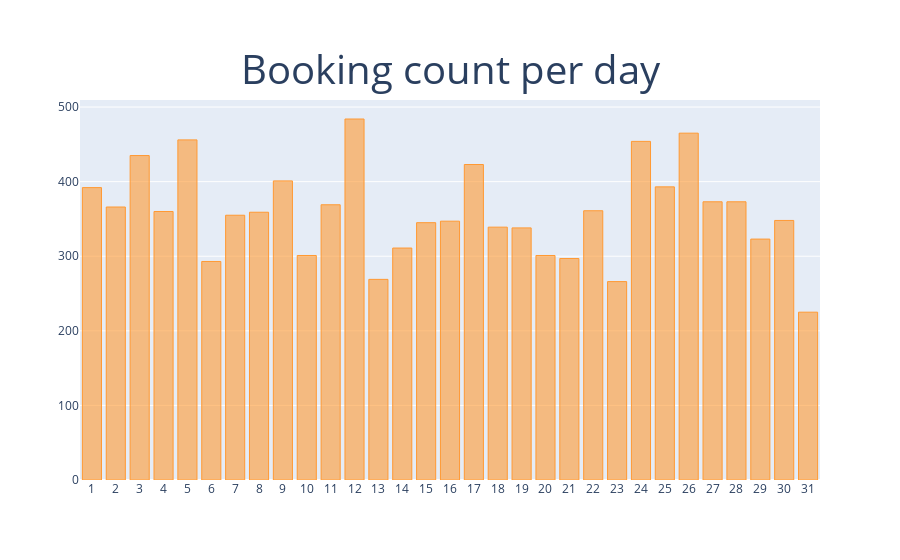
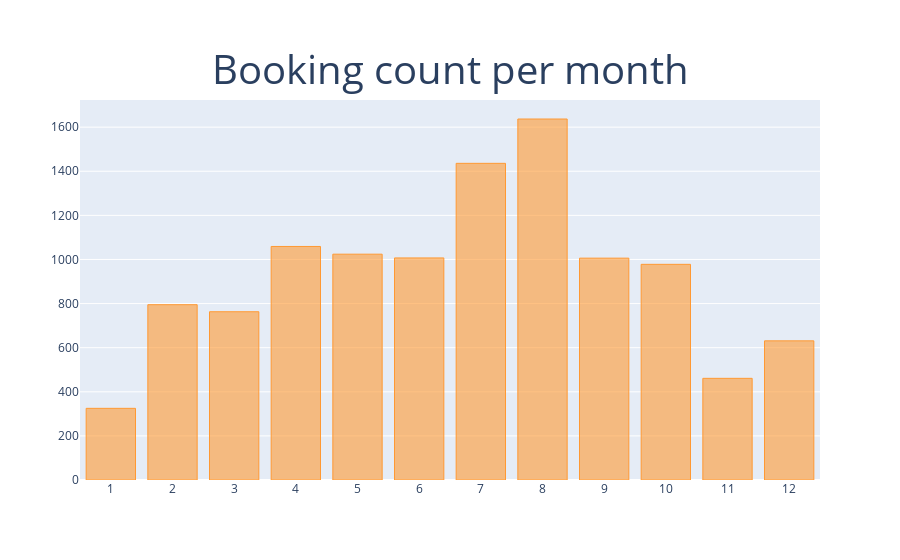
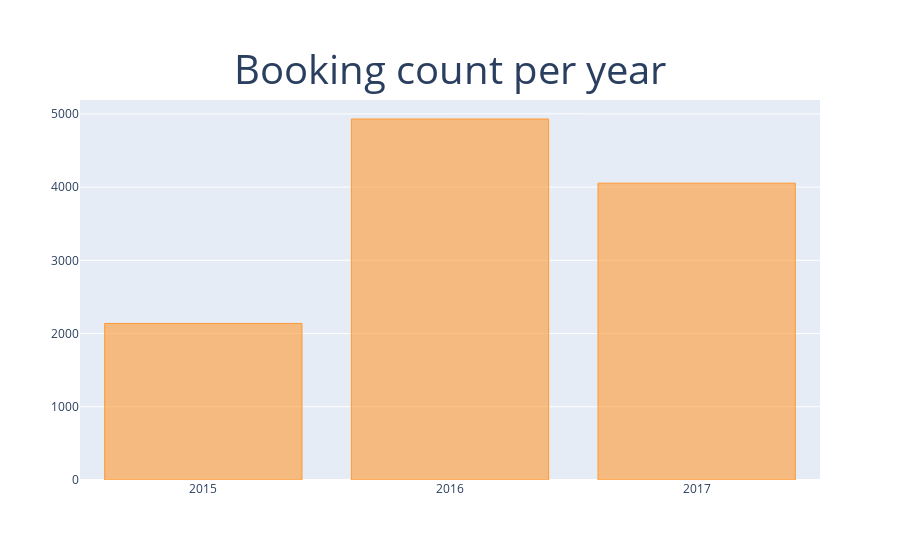

Write notebook code for charts like these, in order.
### Code cell
# 예약취소 데이터 공제한 데이터로 연도,월, 일자별로 건수 분포도 시각화
dates = ['day','month','year']

for date in dates:
    df = no_cancel_resort.groupby(date).agg({'hotel':'count'}).rename(columns={'hotel':'Counts'})
    layout = {
        'title':{
            'text':f'Booking count per {date}',
            'font':{
                'size':40
            },
            'x':0.5,
            'y':0.9
        },
        'xaxis':{
            'showticklabels':True,
            'dtick':1
        }
    }
    df.iplot(kind='bar', theme='white', layout=layout)

### Figure 1 — Plotly figure (JSON) as saved in the notebook; plotly's stock layout.template omitted (floating-point values rounded to 4 significant figures)
{"data": [{"marker": {"color": "rgba(255, 153, 51, 0.6)", "line": {"color": "rgba(255, 153, 51, 1.0)", "width": 1}}, "name": "Counts", "orientation": "v", "text": "", "type": "bar", "x": [1, 2, 3, 4, 5, 6, 7, 8, 9, 10, 11, 12, 13, 14, 15, 16, 17, 18, 19, 20, 21, 22, 23, 24, 25, 26, 27, 28, 29, 30, 31], "y": [392, 366, 435, 360, 456, 293, 355, 359, 401, 301, 369, 484, 269, 311, 345, 347, 423, 339, 338, 301, 297, 361, 266, 454, 393, 465, 373, 373, 323, 348, 225]}], "layout": {"title": {"font": {"size": 40}, "text": "Booking count per day", "x": 0.5, "y": 0.9}, "xaxis": {"dtick": 1, "showticklabels": true}}}

### Figure 2 — Plotly figure (JSON) as saved in the notebook; plotly's stock layout.template omitted (floating-point values rounded to 4 significant figures)
{"data": [{"marker": {"color": "rgba(255, 153, 51, 0.6)", "line": {"color": "rgba(255, 153, 51, 1.0)", "width": 1}}, "name": "Counts", "orientation": "v", "text": "", "type": "bar", "x": [1, 2, 3, 4, 5, 6, 7, 8, 9, 10, 11, 12], "y": [325, 795, 763, 1059, 1024, 1007, 1436, 1637, 1006, 978, 461, 631]}], "layout": {"title": {"font": {"size": 40}, "text": "Booking count per month", "x": 0.5, "y": 0.9}, "xaxis": {"dtick": 1, "showticklabels": true}}}

### Figure 3 — Plotly figure (JSON) as saved in the notebook; plotly's stock layout.template omitted (floating-point values rounded to 4 significant figures)
{"data": [{"marker": {"color": "rgba(255, 153, 51, 0.6)", "line": {"color": "rgba(255, 153, 51, 1.0)", "width": 1}}, "name": "Counts", "orientation": "v", "text": "", "type": "bar", "x": [2015, 2016, 2017], "y": [2138, 4930, 4054]}], "layout": {"title": {"font": {"size": 40}, "text": "Booking count per year", "x": 0.5, "y": 0.9}, "xaxis": {"dtick": 1, "showticklabels": true}}}
